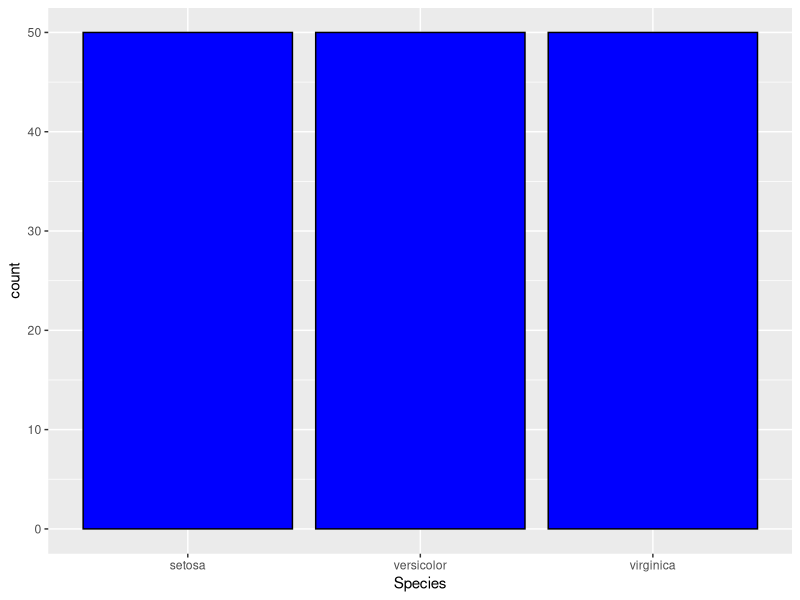
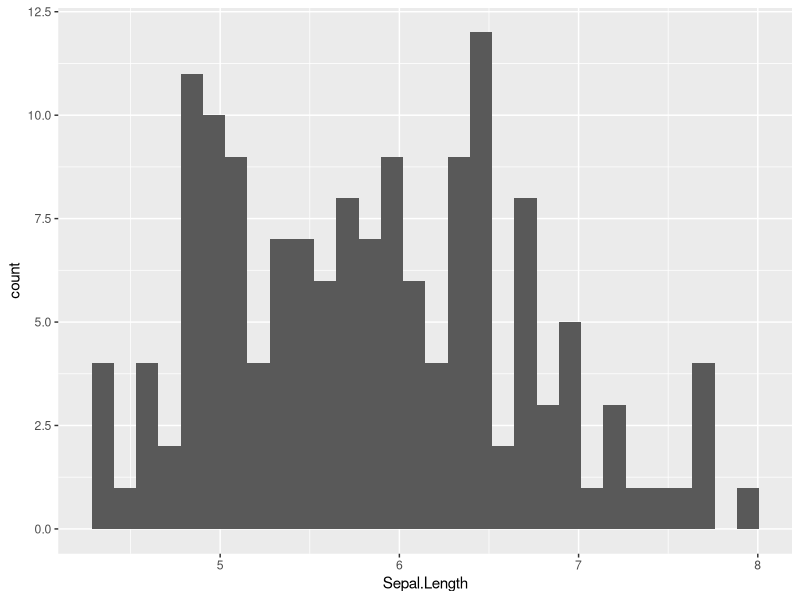
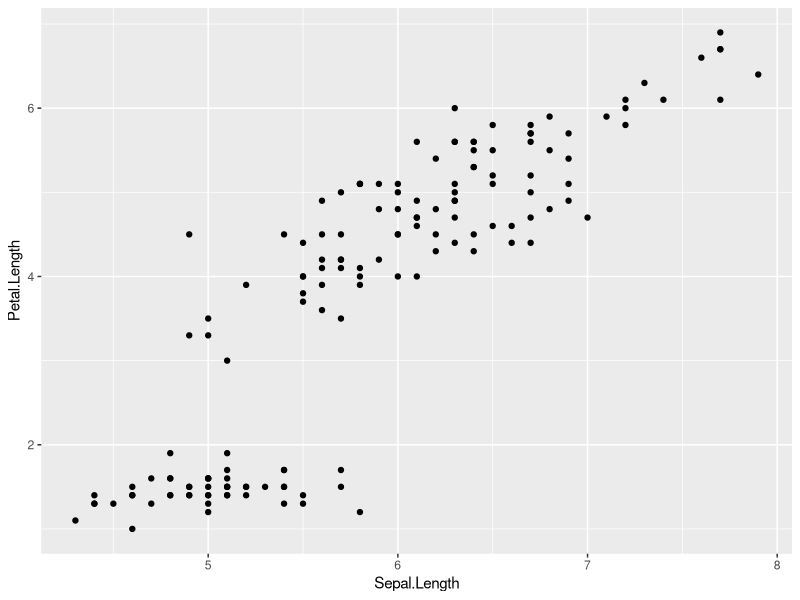
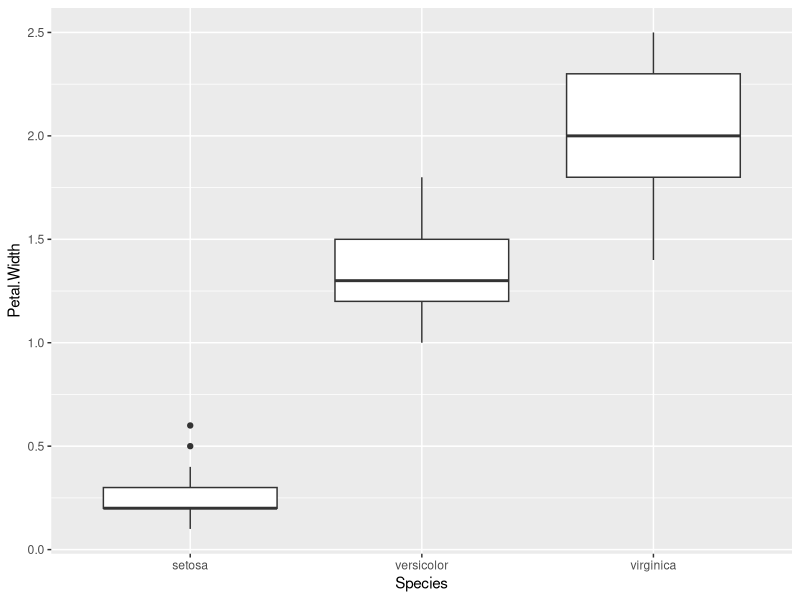
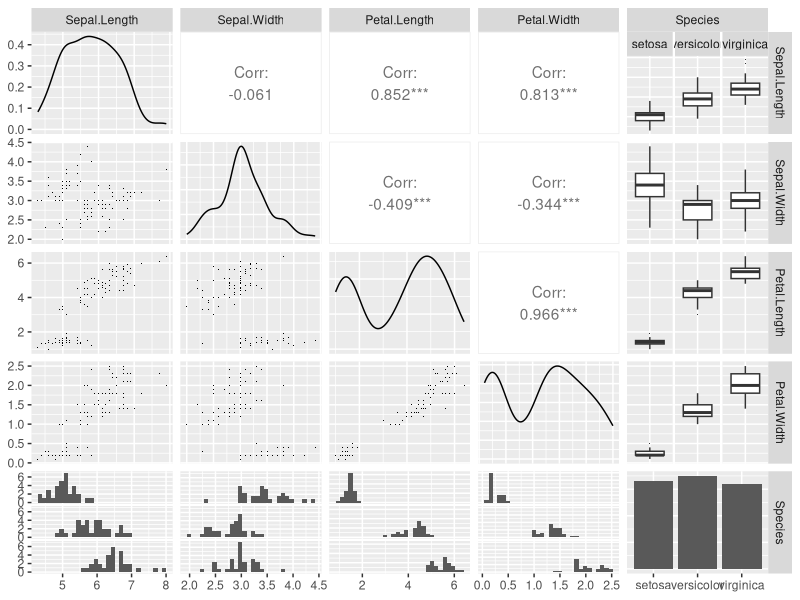

Here is the R script that generated these plots, in order:
install.packages('ggplot2')
library(ggplot2)

# mtcars
View(diamonds)

View(iris)
# 單變數: 類別型
ggplot(data=iris, aes(x=Species)) +
  geom_bar(fill="blue", colour="black")

# 單變數: 連續型
ggplot(data=iris, aes(x=Sepal.Length)) + geom_histogram()

# 雙變數: 連續型VS連續型
ggplot(data=iris, aes(x=Sepal.Length, y=Petal.Length)) +
  geom_point()

# 雙變數: 類別型VS連續型
ggplot(data=iris, aes(x=Species, y=Petal.Width)) +
  geom_boxplot()

# 多變量: 鳶尾花的總體關係
library(ggplot2)
library(GGally)
library(scales)
library(memisc)

# 從數據集獲取10000個樣本數據進行分析
iris_samp <- iris[sample(1:length(iris$Species), 100), ]
ggpairs(iris_samp,lower= list(continuous = wrap("points", shape = I('.'))),
        upper = list(combo = wrap("box", outlier.shape = I('.'))))
